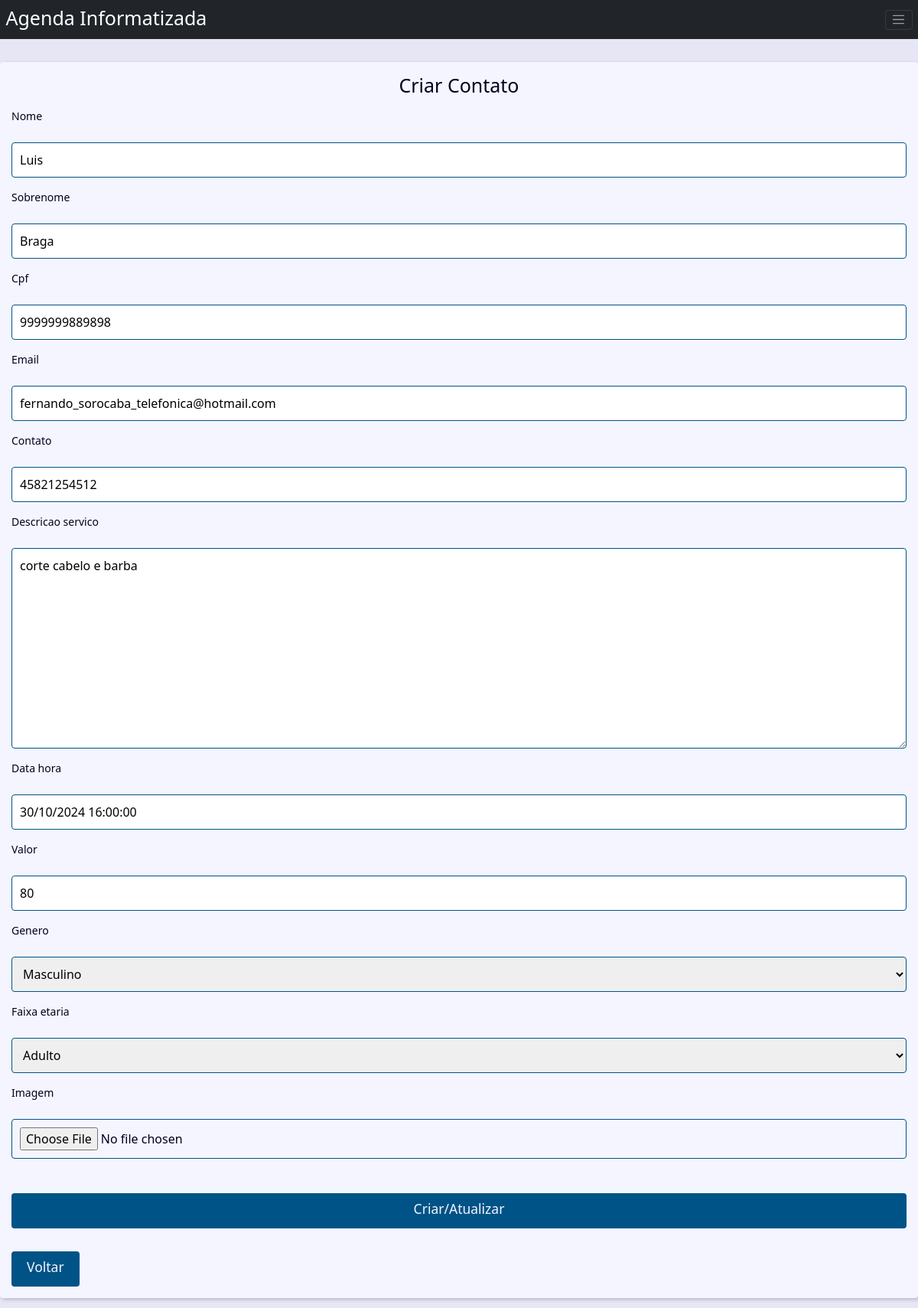
Page /agendamento/1/atualiza/ on the committed database.
### agenda/models.py (models this page shows)
class Agenda(models.Model):
    class Meta:
        verbose_name = 'Agendamento'
        verbose_name_plural = 'Agendamentos'
    nome = models.CharField(max_length=100)
    sobrenome = models.CharField(max_length=100, blank=True)
    cpf = models.CharField(max_length=50, blank=True)
    email = models.EmailField(max_length=50, blank=True)
    contato = models.CharField(max_length=50)
    descricao_servico = models.TextField(max_length=500)
    data_hora = models.DateTimeField(default=timezone.now)
    valor = models.CharField(max_length=50)
    show = models.BooleanField(default=True)
    imagem = models.ImageField(blank=True, upload_to='imagens/%y/%m/')
    genero = models.ForeignKey(
        Genero,
        on_delete=models.SET_NULL,
        blank=True, null=True
    )
    faixa_etaria = models.ForeignKey(
        Faixa_Etaria,
        on_delete=models.SET_NULL,
        blank=True, null=True
    )
    proprietario = models.ForeignKey(
        User,
        on_delete=models.SET_NULL,
        blank=True, null=True
    )

### agenda/views.py (the view, shortened to what this page needs)
# urls.py: path('agendamento/<int:cadastro_id>/atualiza/', views.atualiza, name='atualiza'),
def atualiza(request, cadastro_id):
    cadastro = get_object_or_404(Agenda, pk=cadastro_id, show=True)
    form_action = reverse('atualiza', args=(cadastro_id,))
    contexto = {
        'form': AgendaForm(instance=cadastro),
        'form_action': form_action,
    }
    return render(
        request,
        'agenda/inserir_cadastro.html',
        contexto
    )

### agenda/models.py (called while the page is built)
    def __str__(self) -> str:
        return self.nome

    def __str__(self) -> str:
        return self.nome

### agenda/templates/agenda/inserir_cadastro.html (shortened to what this page needs)
{% extends "global/base.html" %}
{% block content %}
    <h1 align=center>
        Criar Contato
    </h1>
    <form
        action="{{ form_action }}"
        method="POST" enctype="multipart/form-data"
    >
        <div class="form-content">
          {% for field in form %}
            <div class="form-group">
                <label for="{{ field.id_for_label }}">
                {{ field.label }}
                </label> <br>
                {{ field }}
            </div>
            {% if field.name == 'imagem' and field.value.url %}
                <div class="form-group">
                </div>
            {% endif %}
          {% endfor %}
        </div>
        <div class="form-content" align=center>
            <div class="form-group">
                <button class="btn btn-primary" type="submit"><h3>Criar/Atualizar</h3></button>
            </div>
        </div>
    </form>
    <div>
        <a href="{% url "index" %}">
         <button type="submit" class="btn btn-primary"><h3>Voltar</h3></button><br>
        </a>
     </div>
{% endblock content %}

### base_templates/global/base.html (shortened to what this page needs)
{% load static %}<!DOCTYPE html>
<html lang="pt-BR">
<head>
    <link rel="stylesheet" href="https://cdn.jsdelivr.net/npm/bootstrap@5.3.2/dist/css/bootstrap.min.css"
>
    <link rel="stylesheet" href="{% static 'global/css/style.css' %}">
</head>
<body>
    <nav class="navbar navbar-dark bg-dark">
        <div class="container-fluid">
          <a class="navbar-brand" href="#"><h1>Agenda Informatizada</h1></a>
          <button class="navbar-toggler" type="button" data-bs-toggle="collapse" data-bs-target="#navbarNav" aria-controls="navbarNav" aria-expanded="false" aria-label="Toggle navigation">
            <span class="navbar-toggler-icon"></span>
          </button>
        </div>
    </nav>
    <main class='content'>
        {% block content %}
        {% endblock content %}
    </main>
</body>
</html>

### base_static/global/css/style.css (style rules this page uses)
:root { --spacing: 1.5rem; --link-dark-color: rgb(0, 83, 134); --link-light-color: rgb(156, 217, 255); --clr-white: rgb(245, 245, 255); --clr-black: rgb(0, 0, 30); --clr-light-gray: rgb(230, 230, 245); --clr-dark-shadow-5: rgba(0, 0, 10, 5%); --clr-dark-shadow-10: rgba(0, 0, 10, 10%); --clr-dark-shadow-20: rgba(0, 0, 10, 20%); --clr-light-shadow-5: rgba(200, 200, 255, 5%); --clr-light-shadow-10: rgba(200, 200, 255, 10%); --clr-light-shadow-20: rgba(200, 200, 255, 20%); --main-page-width: 120rem; --table-min-width: 60rem; --biggest-font-size: 5rem; --bigger-font-size: 4rem; --big-font-size: 3.2rem; --medium-font-size: 2.4rem; --small-font-size: 1.6rem; --smaller-font-size: 1.4rem; --smallest-font-size: 1.2rem; --transition-fast: 300ms; --transition-medium: 600ms; --transition-slow: 1s; --default-border-radius: 4px; }
*, *::before, *::after { margin: 0; padding: 0; box-sizing: border-box; }
html { font-size: 62.5%; }
body { font-family: system-ui, -apple-system, BlinkMacSystemFont, 'Segoe UI', Roboto, Oxygen, Ubuntu, Cantarell, 'Open Sans', 'Helvetica Neue', sans-serif; line-height: 1.5; font-size: var(--small-font-size); color: var(--clr-black); -webkit-font-smoothing: antialiased; background: var(--clr-light-gray); }
.content { max-width: var(--main-page-width); margin: calc(var(--spacing) * 2) auto; padding: var(--spacing); background: var(--clr-white); box-shadow: 2px 2px 5px var(--clr-dark-shadow-20); border-radius: var(--default-border-radius); }
.form-content { margin: var(--spacing) 0; }
.form-group { display: flex; flex-direction: column; padding-bottom: var(--spacing); }
.form-group input, .form-group textarea, .form-group select { padding: 1rem; border-radius: var(--default-border-radius); border: 1px solid var(--link-dark-color); }
.form-group label { font-size: var(--smaller-font-size); }
.btn { background-color: var(--link-dark-color); color: var(--clr-white); font-weight: bold; border: none; padding: 1rem 2rem; border-radius: var(--default-border-radius); cursor: pointer; transition: filter var(--transition-fast) ease-in-out; }

### rows in the picture
Agenda: form "Luis" "Braga" "9999999889898" "fernando_sorocaba_telefonica@hotmail.com" "45821254512" "corte cabelo e barba" "30/10/2024 16:00:00" "80" "Masculino" "Adulto"

### other values in the picture
{{ field.label }} "Nome" "Sobrenome" "Cpf" "Email" "Contato" "Descricao servico" "Data hora" "Valor" "Genero" "Faixa etaria" "Imagem"
